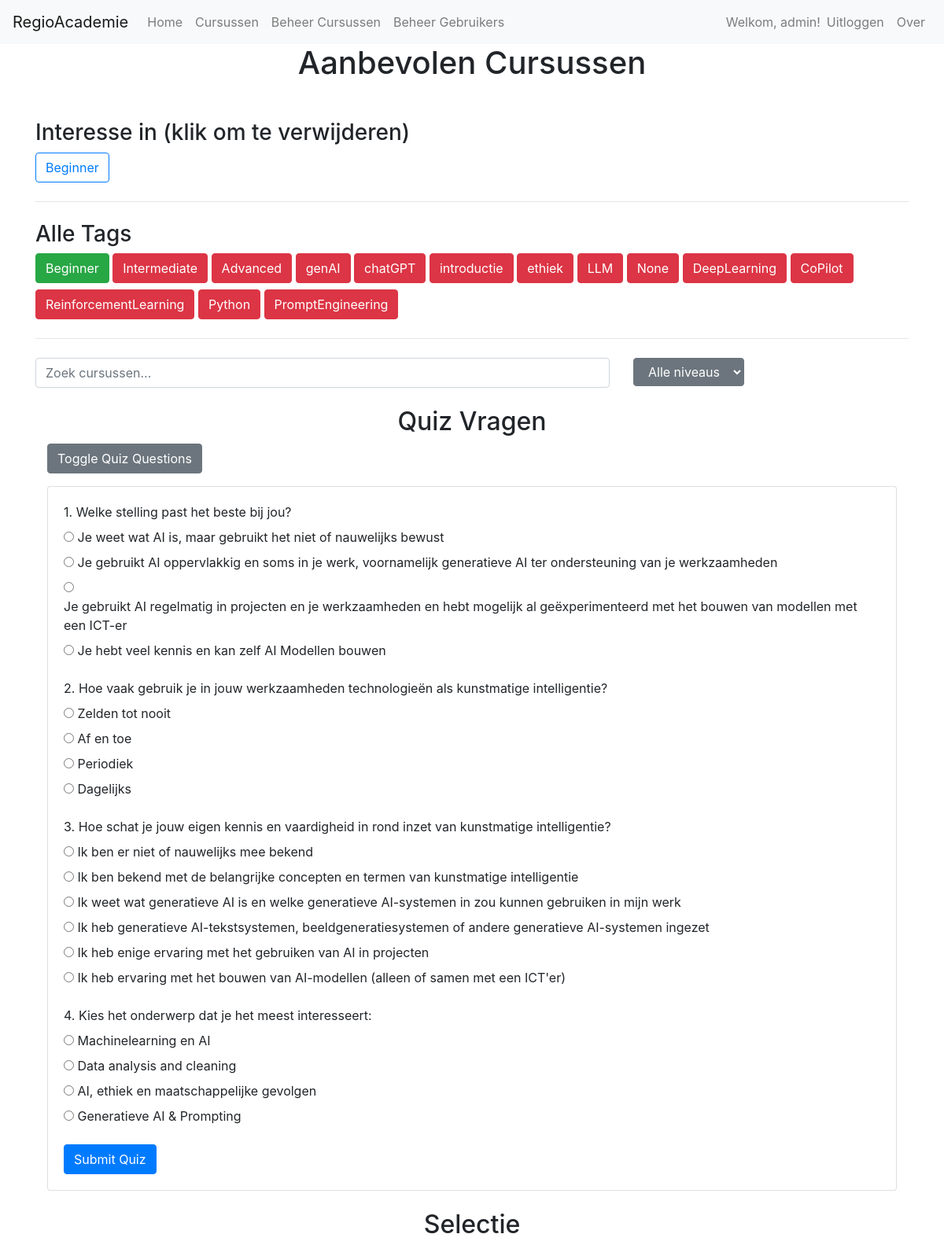
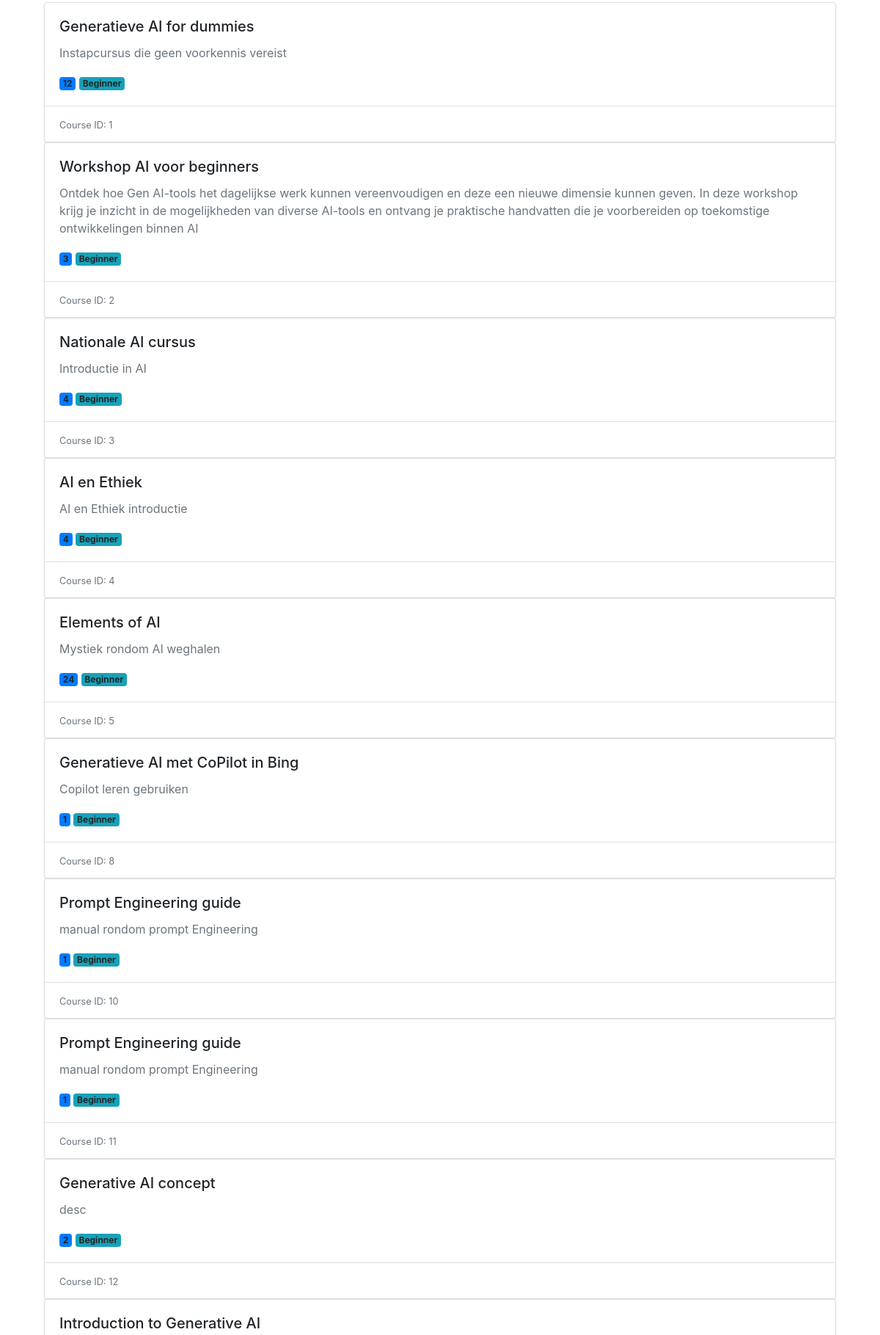
The page /courses (signed in, upper part) on the database its author committed (2 pictures, top to bottom).
### src/models.py (models this page shows, shortened)
class User(db.Model):
    __tablename__ = 'users'
    id = db.Column(db.Integer, primary_key=True)
    username = db.Column(db.String(50), unique=True, nullable=False)
    email = db.Column(db.String(120), unique=True, nullable=False)
    password_hash = db.Column(db.String(128))  # Store hashed passwords
    tags = db.Column(db.String(255))  # New field for tags
    created_at = db.Column(db.DateTime, default=db.func.current_timestamp())
    updated_at = db.Column(db.DateTime, default=db.func.current_timestamp(), onupdate=db.func.current_timestamp())

class Tag(db.Model):
    __tablename__ = 'tags'
    id = db.Column(db.Integer, primary_key=True)
    tag_name = db.Column(db.String, nullable=False)

class Course(db.Model):
    __tablename__ = 'courses'
    id = db.Column(db.Integer, primary_key=True)
    title = db.Column(db.String(255), nullable=False)
    description = db.Column(db.Text, nullable=False)
    duration = db.Column(db.String(50), nullable=False)
    level = db.Column(db.String(50), nullable=False)
    status = db.Column(db.String(20), default='active')  # 'active' or 'inactive'
    tags = db.Column(db.String(255))  # New field for tags
    created_at = db.Column(db.DateTime, default=db.func.current_timestamp())
    updated_at = db.Column(db.DateTime, default=db.func.current_timestamp(), onupdate=db.func.current_timestamp())

### app.py (the view)
@app.route('/courses', methods=['GET', 'POST'])
def courses_page():
    courses = Course.query.filter_by(status='active').all()  # Fetch only active courses
    quiz_questions = [
        {
            "question_nr": 1,  # Question number
            "question": "Welke stelling past het beste bij jou?",
            "answers": [
                {"text": "Je weet wat AI is, maar gebruikt het niet of nauwelijks bewust", "score": 1},
                {"text": "Je gebruikt AI oppervlakkig en soms in je werk, voornamelijk generatieve AI ter ondersteuning van je werkzaamheden", "score": 2},
                {"text": "Je gebruikt AI regelmatig in projecten en je werkzaamheden en hebt mogelijk al geëxperimenteerd met het bouwen van modellen met een ICT-er", "score": 3},
                {"text": "Je hebt veel kennis en kan zelf AI Modellen bouwen", "score": 4}
            ]
        },
        {
            "question_nr": 2,  # Question number
            "question": "Hoe vaak gebruik je in jouw werkzaamheden technologieën als kunstmatige intelligentie?",
            "answers": [
                {"text": "Zelden tot nooit", "score": 1},
                {"text": "Af en toe", "score": 3},
                {"text": "Periodiek", "score": 6},
                {"text": "Dagelijks", "score": 10}
            ]
        },
        {
            "question_nr": 3,  # Question number
            "question": "Hoe schat je jouw eigen kennis en vaardigheid in rond inzet van kunstmatige intelligentie?",
            "answers": [
                {"text": "Ik ben er niet of nauwelijks mee bekend", "score": 1},
                {"text": "Ik ben bekend met de belangrijke concepten en termen van kunstmatige intelligentie", "score": 3},
                {"text": "Ik weet wat generatieve AI is en welke generatieve AI-systemen in zou kunnen gebruiken in mijn werk", "score": 5},
                {"text": "Ik heb generatieve AI-tekstsystemen, beeldgeneratiesystemen of andere generatieve AI-systemen ingezet", "score": 7},
                {"text": "Ik heb enige ervaring met het gebruiken van AI in projecten", "score": 10},
                {"text": "Ik heb ervaring met het bouwen van AI-modellen (alleen of samen met een ICT'er)", "score": 20}
            ]
        },
        {
            "question_nr": 4,  # Question number
            "question": "Kies het onderwerp dat je het meest interesseert:",
            "answers": [
                {"text": "Machinelearning en AI", "topic": "MLAI"},
                {"text": "Data analysis and cleaning", "topic": "DACL"},
                {"text": "AI, ethiek en maatschappelijke gevolgen", "topic": "AIETHIC"},
                {"text": "Generatieve AI & Prompting", "topic": "GENAI"},
            ]
        },
    ]
    search_text = request.form.get('search_text', '')
    level = request.form.get('level', '')
    quiz_answers = request.form.getlist('quiz_answers')  # Assuming quiz answers are sent as a list
    user = get_logged_in_user()  # Get the current logged-in user
    courses = Course.query.filter_by(status='active').all()
    sorted_courses = calculate_relevancy_points(user, courses, search_text, level, quiz_answers)
    user_tags = user.tags.split() if user and user.tags else []
    all_tags = Tag.query.all()
    return render_template('courses.html', courses=sorted_courses, user_tags=user_tags, all_tags=all_tags, quiz_questions=quiz_questions)

### src/utils.py (called while the page is built)
def calculate_relevancy_points(user, courses, search_text, level, quiz_answers):
    relevancy_scores = []
    for course in courses:
        score = 0
        if search_text.lower() in course.title.lower() or search_text.lower() in course.description.lower():
            score += 10
        if level == course.level:
            score += 5
        if user.tags and course.tags:
            user_tags = set(user.tags.split())
            course_tags = set(course.tags.split())
            score += len(user_tags.intersection(course_tags)) * 2
        relevancy_scores.append((course, score))
    relevancy_scores.sort(key=lambda x: x[1], reverse=True)
    return [course for course, score in relevancy_scores]

def get_logged_in_user():
    username = session.get('username')
    if username:
        user = User.query.filter_by(username=username).first()
        return user
    return None

### templates/courses.html (shortened to what this page needs)
{% extends "base.html" %}
{% block content %}
<h1 class="text-center mb-5">Aanbevolen Cursussen</h1>
<div class="mb-4">
    <h3>Interesse in (klik om te verwijderen)</h3>
    <div id="userTagsContainer">
        {% for tag in user_tags %}
        <button class="btn btn-outline-primary mb-2" onclick="removeTag('{{ tag }}')">{{ tag }}</button>
        {% endfor %}
    </div>
    <hr/>
</div>
<div class="mb-4">
    <h3>Alle Tags</h3>
    <div id="allTagsContainer">
        {% for tag in all_tags %}
        <button class="btn mb-2 {{ 'btn-success' if tag.tag_name in user_tags else 'btn-danger' }}" onclick="toggleUserTag('{{ tag.tag_name }}', this)">{{ tag.tag_name }}</button>
        {% endfor %}
    </div>
    <hr/>
</div>
<div class="row mb-4">
    <div class="col-md-8">
        <input
            type="text"
            class="form-control"
            id="searchInput"
            placeholder="Zoek cursussen..."
            oninput="filterCourses()"
        >
    </div>
    <div class="col-md-4">
        <select class="form-select btn btn-secondary" id="levelFilter" onchange="filterCourses()">
            <option value="">Alle niveaus</option>
        </select>
    </div>
</div>
<div class="container mb-4">
    <h2 class="text-center">Quiz Vragen</h2>
    <button class="btn btn-secondary" type="button" data-bs-toggle="collapse" data-bs-target="#quizCollapse" aria-expanded="true" aria-controls="quizCollapse">
        Toggle Quiz Questions
    </button>
    <div class="collapse show" id="quizCollapse">
        <div class="card mt-3">
            <div class="card-body">
                <form id="quizForm">
                    {% if quiz_questions %}
                        {% for question in quiz_questions %}
                        <div class="mb-3">
                            <label class="form-label">{{ question.question_nr }}. {{ question.question }}</label>
                            {% for answer in question.answers %}
                            <div>
                                <input type="radio" name="question_{{ question.question_nr }}" value="{{ answer.score }}" id="answer_{{ question.question_nr }}_{{ loop.index0 }}">
                                <label for="answer_{{ question.question_nr }}_{{ loop.index0 }}">{{ answer.text }}</label>
                            </div>
                            {% endfor %}
                        </div>
                        {% endfor %}
                    {% else %}
                        <p>No quiz questions available.</p>
                    {% endif %}
                    <button type="submit" class="btn btn-primary">Submit Quiz</button>
                </form>
            </div>
        </div>
    </div>
</div>
<h2 class="text-center mb-4">Selectie</h2>
<div class="container">
    <div class="row g-4" id="coursesList">
        {% for course in courses %}
        <div class="col-12 course-item" data-level="{{ course.level }}">
            <div class="card h-100 shadow-sm course-card">
                <div class="card-body">
                    <h5 class="card-title">{{ course.title }}</h5>
                    <p class="card-text text-muted">
                        {{ course.description }}
                    </p>
                    <div class="mt-3">
                        <span class="badge bg-primary me-2">
                             {{ course.duration }}
                        </span>
                        <span class="badge bg-info">
                             {{ course.level }}
                        </span>
                    </div>
                </div>
                <div class="card-footer bg-transparent">
                    <small class="text-muted">
                        Course ID: {{ course.id }}
                    </small>
                </div>
            </div>
        </div>
        {% endfor %}
    </div>
</div>
{% endblock %}

### templates/base.html (shortened to what this page needs)
<!DOCTYPE html>
<html lang="nl">
<head>
    <link rel="stylesheet" href="https://stackpath.bootstrapcdn.com/bootstrap/4.5.2/css/bootstrap.min.css">
</head>
<body>
    <nav class="navbar navbar-expand-lg navbar-light bg-light">
        <a class="navbar-brand" href="/">RegioAcademie</a>
        <div class="collapse navbar-collapse">
            <ul class="navbar-nav mr-auto">
                <li class="nav-item">
                    <a class="nav-link" href="/">Home</a>
                </li>
                <li class="nav-item">
                    <a class="nav-link" href="/courses">Cursussen</a>
                </li>
                {% if session.username == 'admin' %}
                <li class="nav-item">
                    <a class="nav-link" href="/manage_courses">Beheer Cursussen</a>
                </li>
                <li class="nav-item">
                    <a class="nav-link" href="/manage_users">Beheer Gebruikers</a>
                </li>
                {% endif %}
            </ul>
            <ul class="navbar-nav">
                {% if session.username %}
                    <li class="nav-item">
                        <span class="navbar-text">Welkom, {{ session.username }}!</span>
                    </li>
                    <li class="nav-item">
                        <a class="nav-link" href="{{ url_for('logout') }}">Uitloggen</a>
                    </li>
                {% else %}
                    <li class="nav-item">
                        <span class="navbar-text text-danger">Niet ingelogd</span>
                    </li>
                {% endif %}
            </ul>
            <ul class="navbar-nav">
                <li class="nav-item">
                    <a class="nav-link" href="/about">Over</a>
                </li>
            </ul>
        </div>
    </nav>
    <div class="container">
        {% block content %}{% endblock %}
    </div>
</body>
</html>

### rows shown on the page
User: username "admin", tags "Beginner"
Tag: tag_name "Beginner"
Tag: tag_name "Intermediate"
Tag: tag_name "Advanced"
Tag: tag_name "genAI"
Tag: tag_name "chatGPT"
Tag: tag_name "introductie"
Tag: tag_name "ethiek"
Tag: tag_name "LLM"
Tag: tag_name "None"
Tag: tag_name "DeepLearning"
Tag: tag_name "CoPilot"
Tag: tag_name "ReinforcementLearning"
Tag: tag_name "Python"
Tag: tag_name "PromptEngineering"
Course: title "Generatieve AI for dummies", description "Instapcursus die geen voorkennis vereist", duration "12", level "Beginner", id "1"
Course: title "Workshop AI voor beginners", description "Ontdek hoe Gen AI-tools het dagelijkse werk kunnen vereenvoudigen en deze een nieuwe dimensie kunnen geven. In deze workshop krijg je inzicht in de mogelijkheden van diverse AI-tools en ontvang je praktische handvatten die je voorbereiden op toekomstige ontwikkelingen binnen AI", duration "3", level "Beginner", id "2"
Course: title "Nationale AI cursus", description "Introductie in AI", duration "4", level "Beginner", id "3"
Course: title "AI en Ethiek", description "AI en Ethiek introductie", duration "4", level "Beginner", id "4"
Course: title "Elements of AI", description "Mystiek rondom AI weghalen", duration "24", level "Beginner", id "5"
Course: title "Generatieve AI met CoPilot in Bing", description "Copilot leren gebruiken", duration "1", level "Beginner", id "8"
Course: title "Prompt Engineering guide", description "manual rondom prompt Engineering", duration "1", level "Beginner", id "10"
Course: title "Prompt Engineering guide", description "manual rondom prompt Engineering", duration "1", level "Beginner", id "11"
Course: title "Generative AI concept", description "desc", duration "2", level "Beginner", id "12"
Course: title "Introduction to Generative AI"

### other values the page prints
{{ question.question_nr }} "1" "2" "3" "4"
{{ question.question }} "Welke stelling past het beste bij jou?" "Hoe vaak gebruik je in jouw werkzaamheden technologieën als kunstmatige intelligentie?" "Hoe schat je jouw eigen kennis en vaardigheid in rond inzet van kunstmatige intelligentie?" "Kies het onderwerp dat je het meest interesseert:"
{{ answer.text }} "Je weet wat AI is, maar gebruikt het niet of nauwelijks bewust" "Je gebruikt AI oppervlakkig en soms in je werk, voornamelijk generatieve AI ter ondersteuning van je werkzaamheden" "Je gebruikt AI regelmatig in projecten en je werkzaamheden en hebt mogelijk al geëxperimenteerd met het bouwen van modellen met een ICT-er" "Je hebt veel kennis en kan zelf AI Modellen bouwen" "Zelden tot nooit" "Af en toe" "Periodiek" "Dagelijks" "Ik ben er niet of nauwelijks mee bekend" "Ik ben bekend met de belangrijke concepten en termen van kunstmatige intelligentie" "Ik weet wat generatieve AI is en welke generatieve AI-systemen in zou kunnen gebruiken in mijn werk" "Ik heb generatieve AI-tekstsystemen, beeldgeneratiesystemen of andere generatieve AI-systemen ingezet" "Ik heb enige ervaring met het gebruiken van AI in projecten" "Ik heb ervaring met het bouwen van AI-modellen (alleen of samen met een ICT'er)" "Machinelearning en AI" "Data analysis and cleaning" "AI, ethiek en maatschappelijke gevolgen" "Generatieve AI & Prompting"
